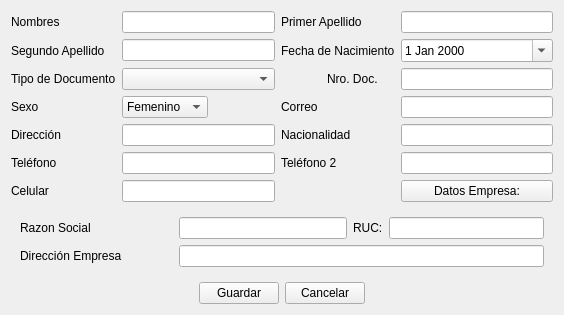
<?xml version="1.0" encoding="UTF-8"?>
<ui version="4.0">
 <class>ui_cliente_datos</class>
 <widget class="QWidget" name="ui_cliente_datos">
  <property name="geometry">
   <rect>
    <x>0</x>
    <y>0</y>
    <width>564</width>
    <height>314</height>
   </rect>
  </property>
  <property name="sizePolicy">
   <sizepolicy hsizetype="Preferred" vsizetype="Preferred">
    <horstretch>0</horstretch>
    <verstretch>0</verstretch>
   </sizepolicy>
  </property>
  <property name="windowTitle">
   <string>Cliente</string>
  </property>
  <layout class="QGridLayout" name="gridLayout_3">
   <item row="0" column="0">
    <layout class="QGridLayout" name="gridLayout_2">
     <item row="0" column="0">
      <widget class="QLabel" name="label_25">
       <property name="text">
        <string>Nombres</string>
       </property>
      </widget>
     </item>
     <item row="0" column="1">
      <widget class="QLineEdit" name="lineEdit_nombres">
       <property name="focusPolicy">
        <enum>Qt::StrongFocus</enum>
       </property>
       <property name="contextMenuPolicy">
        <enum>Qt::DefaultContextMenu</enum>
       </property>
      </widget>
     </item>
     <item row="0" column="2">
      <widget class="QLabel" name="label_21">
       <property name="text">
        <string>Primer Apellido</string>
       </property>
      </widget>
     </item>
     <item row="0" column="3">
      <widget class="QLineEdit" name="lineEdit_primerApellido"/>
     </item>
     <item row="1" column="0">
      <widget class="QLabel" name="label_29">
       <property name="text">
        <string>Segundo Apellido</string>
       </property>
      </widget>
     </item>
     <item row="1" column="1">
      <widget class="QLineEdit" name="lineEdit_segundoApellido"/>
     </item>
     <item row="1" column="2">
      <widget class="QLabel" name="label_28">
       <property name="text">
        <string>Fecha de Nacimiento</string>
       </property>
      </widget>
     </item>
     <item row="1" column="3">
      <widget class="QDateEdit" name="dateEdit">
       <property name="sizePolicy">
        <sizepolicy hsizetype="Expanding" vsizetype="Fixed">
         <horstretch>0</horstretch>
         <verstretch>0</verstretch>
        </sizepolicy>
       </property>
       <property name="calendarPopup">
        <bool>true</bool>
       </property>
      </widget>
     </item>
     <item row="2" column="0">
      <widget class="QLabel" name="label_24">
       <property name="text">
        <string>Tipo de Documento</string>
       </property>
      </widget>
     </item>
     <item row="2" column="1">
      <widget class="MyComboBox" name="comboBox_tipoDoc"/>
     </item>
     <item row="2" column="2">
      <layout class="QHBoxLayout" name="horizontalLayout">
       <item>
        <widget class="QPushButton" name="pushButton_xDocumento">
         <property name="sizePolicy">
          <sizepolicy hsizetype="Fixed" vsizetype="Fixed">
           <horstretch>0</horstretch>
           <verstretch>0</verstretch>
          </sizepolicy>
         </property>
         <property name="text">
          <string/>
         </property>
         <property name="icon">
          <iconset resource="../Icons/Icons.qrc">
           <normaloff>:/Icons/1349716373_monotone_close_exit_delete_small.png</normaloff>:/Icons/1349716373_monotone_close_exit_delete_small.png</iconset>
         </property>
         <property name="flat">
          <bool>true</bool>
         </property>
        </widget>
       </item>
       <item>
        <widget class="QLabel" name="label_16">
         <property name="text">
          <string>Nro. Doc.</string>
         </property>
        </widget>
       </item>
      </layout>
     </item>
     <item row="2" column="3">
      <widget class="QLineEdit" name="lineEdit_nroDoc"/>
     </item>
     <item row="3" column="0">
      <widget class="QLabel" name="label_17">
       <property name="text">
        <string>Sexo</string>
       </property>
      </widget>
     </item>
     <item row="3" column="1">
      <widget class="QComboBox" name="comboBox_sexo">
       <property name="sizePolicy">
        <sizepolicy hsizetype="Fixed" vsizetype="Fixed">
         <horstretch>0</horstretch>
         <verstretch>0</verstretch>
        </sizepolicy>
       </property>
       <item>
        <property name="text">
         <string>Femenino</string>
        </property>
       </item>
       <item>
        <property name="text">
         <string>Masculino</string>
        </property>
       </item>
      </widget>
     </item>
     <item row="3" column="2">
      <widget class="QLabel" name="label_2">
       <property name="text">
        <string>Correo</string>
       </property>
      </widget>
     </item>
     <item row="3" column="3">
      <widget class="QLineEdit" name="lineEdit_correo"/>
     </item>
     <item row="4" column="0">
      <widget class="QLabel" name="label_19">
       <property name="text">
        <string>Dirección</string>
       </property>
      </widget>
     </item>
     <item row="4" column="1">
      <widget class="QLineEdit" name="lineEdit_direccion"/>
     </item>
     <item row="4" column="2">
      <widget class="QLabel" name="label_4">
       <property name="text">
        <string>Nacionalidad</string>
       </property>
      </widget>
     </item>
     <item row="4" column="3">
      <widget class="QLineEdit" name="lineEdit_nacionalidad"/>
     </item>
     <item row="5" column="0">
      <widget class="QLabel" name="label_22">
       <property name="text">
        <string>Teléfono</string>
       </property>
      </widget>
     </item>
     <item row="5" column="1">
      <widget class="QLineEdit" name="lineEdit_telefono"/>
     </item>
     <item row="5" column="2">
      <widget class="QLabel" name="label_3">
       <property name="text">
        <string>Teléfono 2</string>
       </property>
      </widget>
     </item>
     <item row="5" column="3">
      <widget class="QLineEdit" name="lineEdit_telefono2"/>
     </item>
     <item row="6" column="0">
      <widget class="QLabel" name="label">
       <property name="text">
        <string>Celular</string>
       </property>
      </widget>
     </item>
     <item row="6" column="1">
      <widget class="QLineEdit" name="celular"/>
     </item>
     <item row="7" column="0" colspan="4">
      <widget class="QFrame" name="gridFrame">
       <layout class="QGridLayout" name="gridLayout_5">
        <item row="0" column="0">
         <layout class="QGridLayout" name="gridLayout_4">
          <item row="1" column="0">
           <widget class="QLabel" name="label_8">
            <property name="text">
             <string>Dirección Empresa</string>
            </property>
           </widget>
          </item>
          <item row="1" column="1" colspan="3">
           <widget class="QLineEdit" name="lineEdit_direccionEmpresa">
            <property name="maximumSize">
             <size>
              <width>99999</width>
              <height>16777215</height>
             </size>
            </property>
           </widget>
          </item>
          <item row="0" column="0">
           <widget class="QLabel" name="label_7">
            <property name="minimumSize">
             <size>
              <width>153</width>
              <height>0</height>
             </size>
            </property>
            <property name="text">
             <string>Razon Social</string>
            </property>
           </widget>
          </item>
          <item row="0" column="1">
           <widget class="QLineEdit" name="lineEdit_razonSocial"/>
          </item>
          <item row="0" column="2">
           <widget class="QLabel" name="label_6">
            <property name="text">
             <string>RUC:</string>
            </property>
           </widget>
          </item>
          <item row="0" column="3">
           <widget class="QLineEdit" name="lineEdit_ruc">
            <property name="maximumSize">
             <size>
              <width>155</width>
              <height>16777215</height>
             </size>
            </property>
           </widget>
          </item>
         </layout>
        </item>
       </layout>
      </widget>
     </item>
     <item row="8" column="0" colspan="4">
      <layout class="QGridLayout" name="gridLayout">
       <item row="0" column="0">
        <spacer name="horizontalSpacer">
         <property name="orientation">
          <enum>Qt::Horizontal</enum>
         </property>
         <property name="sizeHint" stdset="0">
          <size>
           <width>40</width>
           <height>20</height>
          </size>
         </property>
        </spacer>
       </item>
       <item row="0" column="1">
        <widget class="QPushButton" name="pushButton_Aceptar">
         <property name="text">
          <string>Guardar</string>
         </property>
         <property name="shortcut">
          <string>Ctrl+G</string>
         </property>
        </widget>
       </item>
       <item row="0" column="2">
        <widget class="QPushButton" name="pushButton_Cancelar">
         <property name="text">
          <string>Cancelar</string>
         </property>
         <property name="shortcut">
          <string>Esc</string>
         </property>
        </widget>
       </item>
       <item row="0" column="3">
        <spacer name="horizontalSpacer_2">
         <property name="orientation">
          <enum>Qt::Horizontal</enum>
         </property>
         <property name="sizeHint" stdset="0">
          <size>
           <width>40</width>
           <height>20</height>
          </size>
         </property>
        </spacer>
       </item>
       <item row="1" column="0" colspan="4">
        <spacer name="verticalSpacer">
         <property name="orientation">
          <enum>Qt::Vertical</enum>
         </property>
         <property name="sizeHint" stdset="0">
          <size>
           <width>20</width>
           <height>40</height>
          </size>
         </property>
        </spacer>
       </item>
      </layout>
     </item>
     <item row="6" column="3">
      <widget class="QPushButton" name="pushButton">
       <property name="text">
        <string>Datos Empresa:</string>
       </property>
       <property name="shortcut">
        <string>Ctrl++</string>
       </property>
       <property name="checkable">
        <bool>false</bool>
       </property>
       <property name="flat">
        <bool>false</bool>
       </property>
      </widget>
     </item>
    </layout>
   </item>
  </layout>
 </widget>
 <customwidgets>
  <customwidget>
   <class>MyComboBox</class>
   <extends>QComboBox</extends>
   <header location="global">mycombobox.h</header>
   <slots>
    <slot>Eliminar_Item()</slot>
   </slots>
  </customwidget>
 </customwidgets>
 <tabstops>
  <tabstop>lineEdit_nombres</tabstop>
  <tabstop>lineEdit_primerApellido</tabstop>
  <tabstop>lineEdit_segundoApellido</tabstop>
  <tabstop>dateEdit</tabstop>
  <tabstop>comboBox_tipoDoc</tabstop>
  <tabstop>pushButton_xDocumento</tabstop>
  <tabstop>lineEdit_nroDoc</tabstop>
  <tabstop>comboBox_sexo</tabstop>
  <tabstop>lineEdit_correo</tabstop>
  <tabstop>lineEdit_direccion</tabstop>
  <tabstop>lineEdit_nacionalidad</tabstop>
  <tabstop>lineEdit_telefono</tabstop>
  <tabstop>lineEdit_telefono2</tabstop>
  <tabstop>celular</tabstop>
  <tabstop>pushButton</tabstop>
  <tabstop>lineEdit_razonSocial</tabstop>
  <tabstop>lineEdit_ruc</tabstop>
  <tabstop>lineEdit_direccionEmpresa</tabstop>
  <tabstop>pushButton_Aceptar</tabstop>
  <tabstop>pushButton_Cancelar</tabstop>
 </tabstops>
 <resources>
  <include location="../Icons/Icons.qrc"/>
 </resources>
 <connections/>
</ui>
